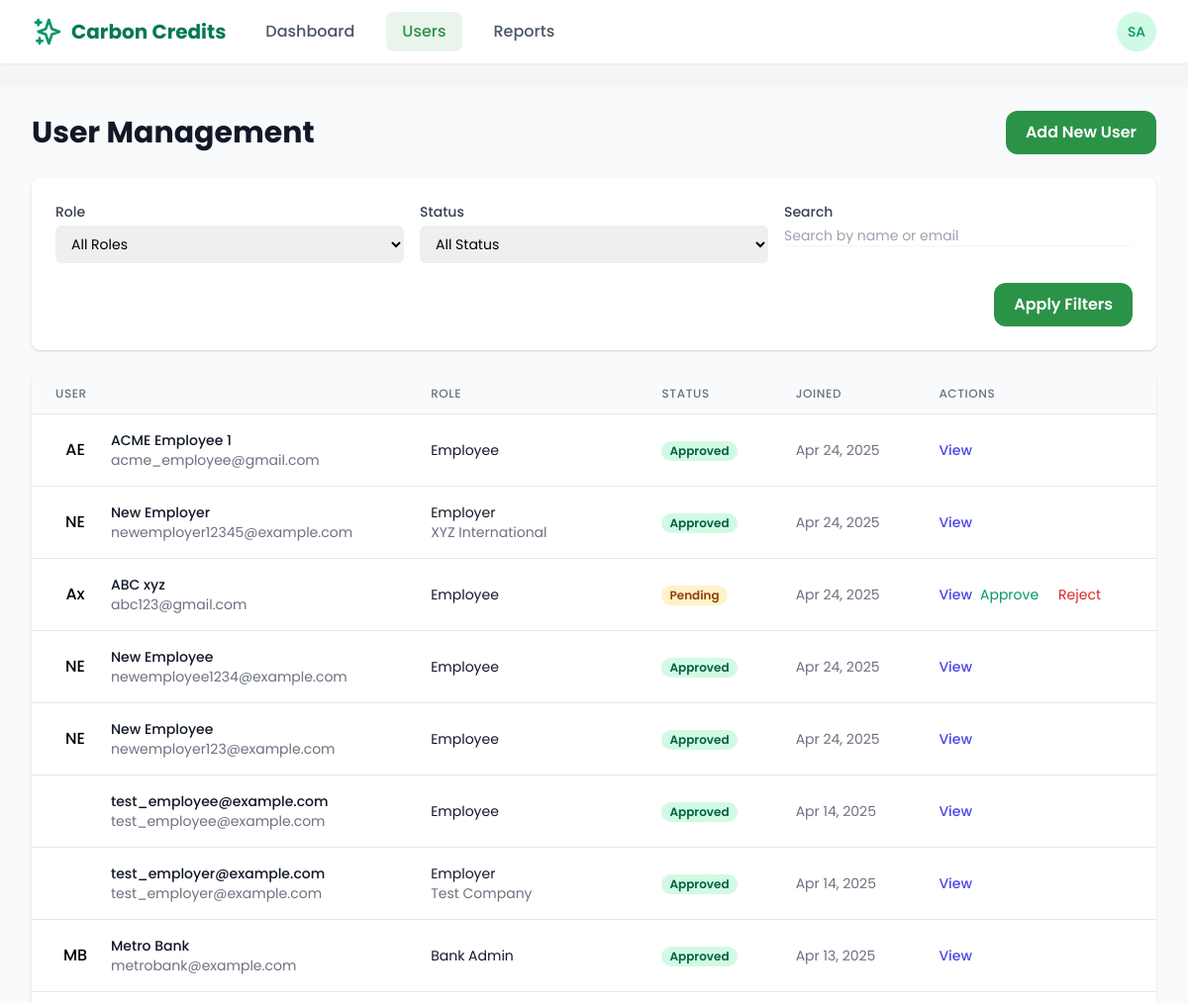
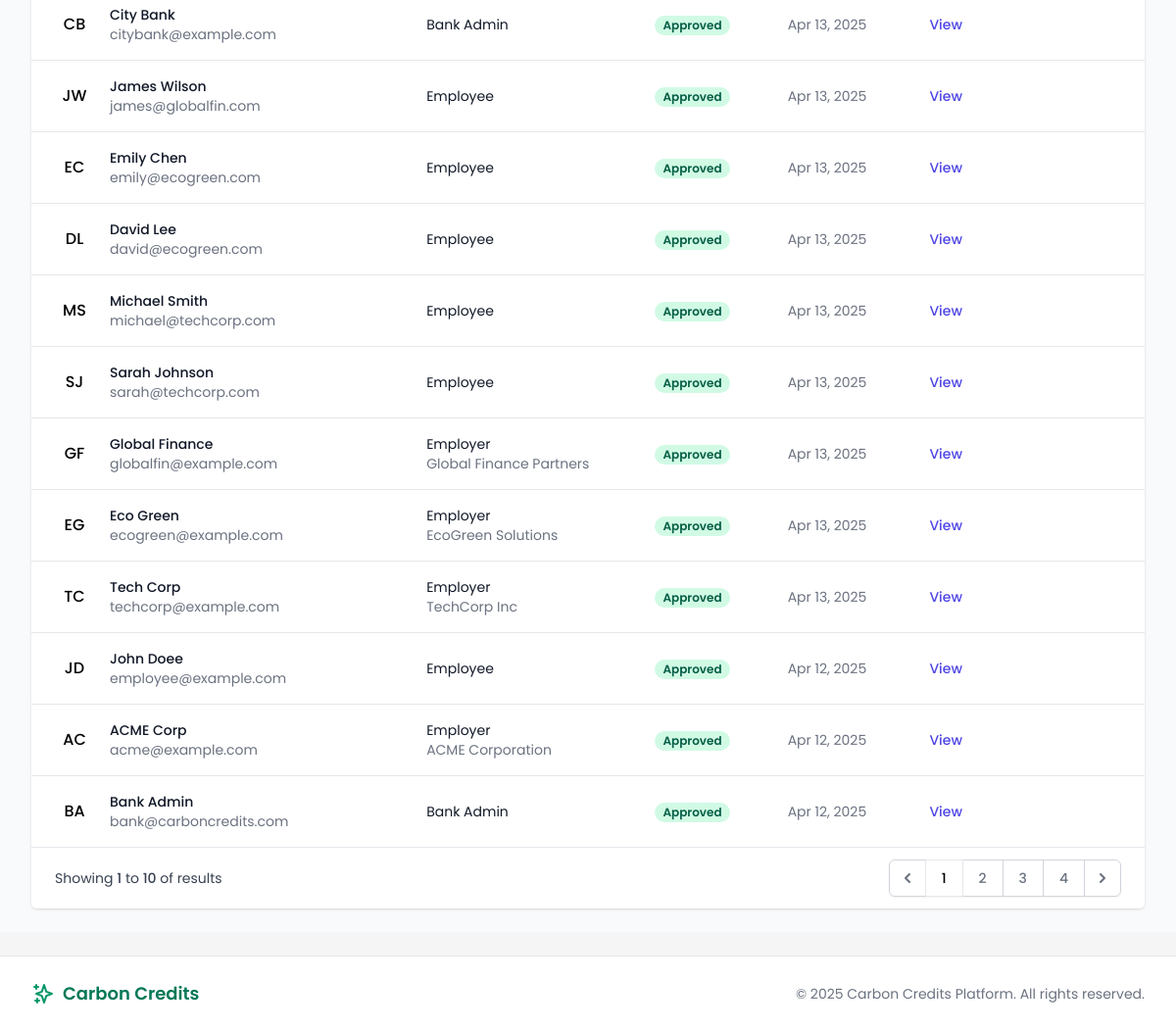
/systemadmin/users/ (signed in), run on the app's committed database (2 pictures, top to bottom).
### users/models.py (models this page shows, shortened)
class CustomUser(AbstractUser):
    is_employee = models.BooleanField(default=False)
    is_employer = models.BooleanField(default=False)
    is_bank_admin = models.BooleanField(default=False)
    is_super_admin = models.BooleanField(default=False)
    email = models.EmailField(_('email address'), unique=True)
    date_joined = models.DateTimeField(default=timezone.now)
    approved = models.BooleanField(default=False)
    USERNAME_FIELD = 'email'
    REQUIRED_FIELDS = ['username', 'first_name', 'last_name']
    class Meta:
        verbose_name = _('user')
        verbose_name_plural = _('users')

class EmployerProfile(models.Model):
    user = models.OneToOneField(
        CustomUser,
        on_delete=models.CASCADE,
        related_name='employer_profile'
    )
    company_name = models.CharField(max_length=100)
    registration_number = models.CharField(max_length=50, unique=True)
    industry = models.CharField(max_length=100)
    approved = models.BooleanField(default=False)
    created_at = models.DateTimeField(default=timezone.now)
    initial_credits_allocated = models.BooleanField(default=False)
    wallet_balance = models.DecimalField(max_digits=10, decimal_places=2, default=0)

### core/views/admin_views.py (the view, shortened to what this page needs)
# urls.py: path('users/', admin_views.users_list, name='admin_users'),
@login_required
@user_passes_test(is_super_admin)
def users_list(request):
    role_filter = request.GET.get('role', '')
    status_filter = request.GET.get('status', '')
    search_query = request.GET.get('search', '')
    sort_by = request.GET.get('sort', 'date_joined')
    sort_dir = request.GET.get('dir', 'desc')
    users_queryset = CustomUser.objects.all()
    if status_filter:
        if status_filter == 'approved':
            users_queryset = users_queryset.filter(approved=True)
        elif status_filter == 'pending':
            users_queryset = users_queryset.filter(approved=False)
    if sort_by == 'name':
        order_field = 'first_name' if sort_dir == 'asc' else '-first_name'
    elif sort_by == 'email':
        order_field = 'email' if sort_dir == 'asc' else '-email'
    elif sort_by == 'role':
        order_field = '-date_joined'
    else:  # default to date_joined
        order_field = 'date_joined' if sort_dir == 'asc' else '-date_joined'
    users_queryset = users_queryset.order_by(order_field)
    users_queryset = users_queryset.prefetch_related(
        'employer_profile',
        'employee_profile',
        'employee_profile__employer'
    )
    page_number = request.GET.get('page', 1)
    paginator = Paginator(users_queryset, 20)  # 20 users per page
    users = paginator.get_page(page_number)
    context = {
        'users': users,
        'role_filter': role_filter,
        'status_filter': status_filter,
        'search_query': search_query,
        'sort_by': sort_by,
        'sort_dir': sort_dir,
        'page_obj': users,
        'total_users': users_queryset.count(),
    }
    return render(request, 'admin/users.html', context)

### core/views/admin_views.py (called while the page is built)
def is_super_admin(user):
    return user.is_authenticated and user.is_super_admin

### templates/admin/users.html (shortened to what this page needs)
{% extends 'base.html' %}
{% load static %}
{% block content %}
<div class="bg-gray-50 min-h-screen">
  <div class="max-w-7xl mx-auto py-6 px-4 sm:px-6 lg:px-8">
    <div class="flex justify-between items-center mb-6">
      <h1 class="text-3xl font-bold text-gray-900">User Management</h1>
      <a href="#" class="btn btn-primary">Add New User</a>
    </div>
    <div class="bg-white shadow px-4 py-5 sm:rounded-lg sm:p-6 mb-6">
      <div class="grid grid-cols-1 gap-y-6 gap-x-4 sm:grid-cols-6">
        <div class="sm:col-span-2">
          <label for="role-filter" class="block text-sm font-medium text-gray-700">Role</label>
          <select id="role-filter" name="role" class="mt-1 block w-full pl-3 pr-10 py-2 text-base border-gray-300 focus:outline-none focus:ring-primary-500 focus:border-primary-500 sm:text-sm rounded-md">
            <option value="">All Roles</option>
          </select>
        </div>
        <div class="sm:col-span-2">
          <label for="status-filter" class="block text-sm font-medium text-gray-700">Status</label>
          <select id="status-filter" name="status" class="mt-1 block w-full pl-3 pr-10 py-2 text-base border-gray-300 focus:outline-none focus:ring-primary-500 focus:border-primary-500 sm:text-sm rounded-md">
            <option value="">All Status</option>
          </select>
        </div>
        <div class="sm:col-span-2">
          <label for="search" class="block text-sm font-medium text-gray-700">Search</label>
          <div class="mt-1 flex rounded-md shadow-sm">
            <input type="text" name="search" id="search" class="focus:ring-primary-500 focus:border-primary-500 flex-1 block w-full rounded-md sm:text-sm border-gray-300" placeholder="Search by name or email">
          </div>
        </div>
      </div>
      <div class="mt-5 flex justify-end">
        <button type="button" class="btn btn-primary" id="apply-filters">Apply Filters</button>
      </div>
    </div>
    <div class="bg-white shadow overflow-hidden sm:rounded-md">
      <table class="min-w-full divide-y divide-gray-200">
        <thead class="bg-gray-50">
          <tr>
            <th scope="col" class="px-6 py-3 text-left text-xs font-medium text-gray-500 uppercase tracking-wider">User</th>
            <th scope="col" class="px-6 py-3 text-left text-xs font-medium text-gray-500 uppercase tracking-wider">Role</th>
            <th scope="col" class="px-6 py-3 text-left text-xs font-medium text-gray-500 uppercase tracking-wider">Status</th>
            <th scope="col" class="px-6 py-3 text-left text-xs font-medium text-gray-500 uppercase tracking-wider">Joined</th>
            <th scope="col" class="px-6 py-3 text-left text-xs font-medium text-gray-500 uppercase tracking-wider">Actions</th>
          </tr>
        </thead>
        <tbody id="users-table-body" class="bg-white divide-y divide-gray-200">
          {% for user in users %}
          <tr id="user-{{ user.id }}">
            <td class="px-6 py-4 whitespace-nowrap">
              <div class="flex items-center">
                <div class="flex-shrink-0 h-10 w-10 bg-primary-100 rounded-full flex items-center justify-center text-primary-600 font-medium">
                  {{ user.first_name|slice:":1" }}{{ user.last_name|slice:":1" }}
                </div>
                <div class="ml-4">
                  <div class="text-sm font-medium text-gray-900">
                    {% if user.first_name or user.last_name %}
                      {{ user.first_name }} {{ user.last_name }}
                    {% else %}
                      {{ user.email }}
                    {% endif %}
                  </div>
                  <div class="text-sm text-gray-500">{{ user.email }}</div>
                </div>
              </div>
            </td>
            <td class="px-6 py-4 whitespace-nowrap">
              <div class="text-sm text-gray-900">
                {% if user.is_super_admin %}Super Admin
                {% elif user.is_bank_admin %}Bank Admin
                {% elif user.is_employer %}Employer
                {% elif user.is_employee %}Employee
                {% else %}Unknown{% endif %}
              </div>
              {% if user.is_employer and user.employer_profile %}
              <div class="text-sm text-gray-500">{{ user.employer_profile.company_name }}</div>
              {% endif %}
            </td>
            <td class="px-6 py-4 whitespace-nowrap">
              <span class="px-2 inline-flex text-xs leading-5 font-semibold rounded-full
                {% if user.approved %}bg-green-100 text-green-800{% else %}bg-yellow-100 text-yellow-800{% endif %}">
                {% if user.approved %}Approved{% else %}Pending{% endif %}
              </span>
            </td>
            <td class="px-6 py-4 whitespace-nowrap text-sm text-gray-500">
              {{ user.date_joined|date:"M d, Y" }}
            </td>
            <td class="px-6 py-4 whitespace-nowrap text-sm font-medium">
              <div class="flex space-x-2">
                <a href="{% url 'admin_user_detail' user.id %}" class="text-indigo-600 hover:text-indigo-900">View</a>
                {% if not user.approved %}
                <form method="post" action="{% url 'admin_approve_user' user.id %}" class="inline">
                  <button type="submit" class="text-green-600 hover:text-green-900 mr-3">Approve</button>
                </form>
                <form method="post" action="{% url 'admin_reject_user' user.id %}" class="inline">
                  <button type="submit" class="text-red-600 hover:text-red-900 mr-3">Reject</button>
                </form>
                {% endif %}
              </div>
            </td>
          </tr>
          {% empty %}
          <tr>
            <td colspan="5" class="px-6 py-4 whitespace-nowrap text-sm text-gray-500 text-center">
              No users found.
            </td>
          </tr>
          {% endfor %}
        </tbody>
      </table>
      <div class="bg-white px-4 py-3 flex items-center justify-between border-t border-gray-200 sm:px-6">
        <div class="hidden sm:flex-1 sm:flex sm:items-center sm:justify-between">
          <div>
            <p class="text-sm text-gray-700">
              Showing <span class="font-medium">1</span> to <span class="font-medium">10</span> of  results
            </p>
          </div>
          <div>
            <nav class="relative z-0 inline-flex rounded-md shadow-sm -space-x-px" aria-label="Pagination">
              <a href="#" class="relative inline-flex items-center px-2 py-2 rounded-l-md border border-gray-300 bg-white text-sm font-medium text-gray-500 hover:bg-gray-50">
                <svg class="h-5 w-5" xmlns="http://www.w3.org/2000/svg" viewBox="0 0 20 20" fill="currentColor" aria-hidden="true">
                  <path fill-rule="evenodd" d="M12.707 5.293a1 1 0 010 1.414L9.414 10l3.293 3.293a1 1 0 01-1.414 1.414l-4-4a1 1 0 010-1.414l4-4a1 1 0 011.414 0z" clip-rule="evenodd" />
                </svg>
              </a>
              <a href="#" aria-current="page" class="z-10 bg-primary-50 border-primary-500 text-primary-600 relative inline-flex items-center px-4 py-2 border text-sm font-medium">
                1
              </a>
              <a href="#" class="bg-white border-gray-300 text-gray-500 hover:bg-gray-50 relative inline-flex items-center px-4 py-2 border text-sm font-medium">
                2
              </a>
              <a href="#" class="bg-white border-gray-300 text-gray-500 hover:bg-gray-50 relative inline-flex items-center px-4 py-2 border text-sm font-medium">
                3
              </a>
              <a href="#" class="bg-white border-gray-300 text-gray-500 hover:bg-gray-50 relative inline-flex items-center px-4 py-2 border text-sm font-medium">
                4
              </a>
              <a href="#" class="relative inline-flex items-center px-2 py-2 rounded-r-md border border-gray-300 bg-white text-sm font-medium text-gray-500 hover:bg-gray-50">
                <svg class="h-5 w-5" xmlns="http://www.w3.org/2000/svg" viewBox="0 0 20 20" fill="currentColor" aria-hidden="true">
                  <path fill-rule="evenodd" d="M7.293 14.707a1 1 0 010-1.414L10.586 10 7.293 6.707a1 1 0 011.414-1.414l4 4a1 1 0 010 1.414l-4 4a1 1 0 01-1.414 0z" clip-rule="evenodd" />
                </svg>
              </a>
            </nav>
          </div>
        </div>
      </div>
    </div>
  </div>
</div>
{% endblock %}

### templates/base.html (shortened to what this page needs)
{% load static %}
<!DOCTYPE html>
<html lang="en">
<head>
    <link href="https://cdn.jsdelivr.net/npm/tailwindcss@2.2.19/dist/tailwind.min.css" rel="stylesheet">
</head>
<body class="flex flex-col min-h-screen">
    <header class="bg-white shadow-sm sticky top-0 z-50">
        <nav class="max-w-7xl mx-auto px-4 sm:px-6 lg:px-8">
            <div class="flex justify-between h-16">
                <div class="flex">
                    <div class="flex-shrink-0 flex items-center">
                        <a href="{% url 'home' %}" class="flex items-center">
                            <svg xmlns="http://www.w3.org/2000/svg" class="h-8 w-8 text-green-600" fill="none" viewBox="0 0 24 24" stroke="currentColor">
                                <path stroke-linecap="round" stroke-linejoin="round" stroke-width="2" d="M5 3v4M3 5h4M6 17v4m-2-2h4m5-16l2.286 6.857L21 12l-5.714 2.143L13 21l-2.286-6.857L5 12l5.714-2.143L13 3z" />
                            </svg>
                            <span class="ml-2 text-xl font-bold text-green-700">Carbon Credits</span>
                        </a>
                    </div>
                    {% if user.is_authenticated %}
                    <div class="hidden sm:ml-6 sm:flex sm:space-x-4 items-center">
                        {% if user.is_super_admin %}
                        <a href="{% url 'admin_dashboard' %}" class="nav-link {% if request.resolver_match.url_name == 'admin_dashboard' %}active{% endif %}">Dashboard</a>
                        <a href="{% url 'admin_users' %}" class="nav-link {% if request.resolver_match.url_name == 'admin_users' %}active{% endif %}">Users</a>
                        <a href="{% url 'admin_reports' %}" class="nav-link {% if request.resolver_match.url_name == 'admin_reports' %}active{% endif %}">Reports</a>
                        {% endif %}
                    </div>
                    {% endif %}
                </div>
                <div class="flex items-center">
                    {% if user.is_authenticated %}
                    <div class="ml-3 relative">
                        <div>
                            <button type="button" class="bg-white rounded-full flex text-sm focus:outline-none focus:ring-2 focus:ring-offset-2 focus:ring-green-500" id="user-menu-button" aria-expanded="false" aria-haspopup="true">
                                <div class="h-10 w-10 rounded-full bg-green-100 flex items-center justify-center text-green-600 font-medium">
                                    {{ user.first_name|slice:":1" }}{{ user.last_name|slice:":1" }}
                                </div>
                            </button>
                        </div>
                    </div>
                    {% else %}
                    <a href="{% url 'login' %}" class="btn-secondary">Log in</a>
                    <a href="{% url 'register' %}" class="ml-3 btn-primary">Register</a>
                    {% endif %}
                </div>
            </div>
        </nav>
    </header>
    <main class="flex-grow py-6">
        {% block content %}{% endblock %}
    </main>
    <footer class="bg-white py-6 border-t border-gray-200 mt-auto">
        <div class="max-w-7xl mx-auto px-4 sm:px-6 lg:px-8">
            <div class="flex flex-col md:flex-row md:justify-between items-center">
                <div class="flex items-center mb-4 md:mb-0">
                    <svg xmlns="http://www.w3.org/2000/svg" class="h-6 w-6 text-green-600" fill="none" viewBox="0 0 24 24" stroke="currentColor">
                        <path stroke-linecap="round" stroke-linejoin="round" stroke-width="2" d="M5 3v4M3 5h4M6 17v4m-2-2h4m5-16l2.286 6.857L21 12l-5.714 2.143L13 21l-2.286-6.857L5 12l5.714-2.143L13 3z" />
                    </svg>
                    <span class="ml-2 text-lg font-semibold text-green-700">Carbon Credits</span>
                </div>
                <p class="text-center text-gray-500 text-sm">
                    &copy; {% now "Y" %} Carbon Credits Platform. All rights reserved.
                </p>
            </div>
        </div>
    </footer>
</body>
</html>

### templates/base.html (style rules this page uses)
:root { --primary: #2B9348; --secondary: #55A630; --neutral-dark: #1C1C1C; --light-bg: #F5F5F5; --accent: #F9DC5C; --secondary-accent: #70A9A1; --cta-blue: #1E88E5; }
body { font-family: 'Poppins', sans-serif; background-color: var(--light-bg); }
.btn-primary { background-color: var(--primary); color: white; border-radius: 12px; padding: 10px 20px; font-weight: 600; transition: all 0.3s ease; display: inline-flex; align-items: center; gap: 8px; }
.nav-link { color: #4A5568; font-weight: 500; transition: all 0.2s ease; padding: 0.5rem 1rem; border-radius: 8px; }
.nav-link:hover, .nav-link.active { color: var(--primary); background-color: rgba(43, 147, 72, 0.1); }

### data on the page
CustomUser: first_name "S", last_name "A"
CustomUser: first_name "A", last_name "E", first_name "ACME", last_name "Employee 1", email "acme_employee@gmail.com", is_super_admin "Employee", approved "Approved", date_joined "Apr 24, 2025"
CustomUser: first_name "N", last_name "E", first_name "New", last_name "Employer", email "newemployer12345@example.com", is_super_admin "Employer", employer_profile.company_name "XYZ International", approved "Approved", date_joined "Apr 24, 2025"
CustomUser: first_name "A", last_name "x", first_name "ABC", last_name "xyz", email "abc123@gmail.com", is_super_admin "Employee", approved "Pending", date_joined "Apr 24, 2025"
CustomUser: first_name "N", last_name "E", first_name "New", last_name "Employee", email "newemployee1234@example.com", is_super_admin "Employee", approved "Approved", date_joined "Apr 24, 2025"
CustomUser: first_name "N", last_name "E", first_name "New", last_name "Employee", email "newemployer123@example.com", is_super_admin "Employee", approved "Approved", date_joined "Apr 24, 2025"
CustomUser: email "test_employee@example.com", is_super_admin "Employee", approved "Approved", date_joined "Apr 14, 2025"
CustomUser: email "test_employer@example.com", is_super_admin "Employer", employer_profile.company_name "Test Company", approved "Approved", date_joined "Apr 14, 2025"
CustomUser: first_name "M", last_name "B", first_name "Metro", last_name "Bank", email "metrobank@example.com", is_super_admin "Bank Admin", approved "Approved", date_joined "Apr 13, 2025"
CustomUser: first_name "C", last_name "B", first_name "City", last_name "Bank", email "citybank@example.com", is_super_admin "Bank Admin", approved "Approved", date_joined "Apr 13, 2025"
CustomUser: first_name "J", last_name "W", first_name "James", last_name "Wilson", email "james@globalfin.com", is_super_admin "Employee", approved "Approved", date_joined "Apr 13, 2025"
CustomUser: first_name "E", last_name "C", first_name "Emily", last_name "Chen", email "emily@ecogreen.com", is_super_admin "Employee", approved "Approved", date_joined "Apr 13, 2025"
CustomUser: first_name "D", last_name "L", first_name "David", last_name "Lee", email "david@ecogreen.com", is_super_admin "Employee", approved "Approved", date_joined "Apr 13, 2025"
CustomUser: first_name "M", last_name "S", first_name "Michael", last_name "Smith", email "michael@techcorp.com", is_super_admin "Employee", approved "Approved", date_joined "Apr 13, 2025"
CustomUser: first_name "S", last_name "J", first_name "Sarah", last_name "Johnson", email "sarah@techcorp.com", is_super_admin "Employee", approved "Approved", date_joined "Apr 13, 2025"
CustomUser: first_name "G", last_name "F", first_name "Global", last_name "Finance", email "globalfin@example.com", is_super_admin "Employer", employer_profile.company_name "Global Finance Partners", approved "Approved", date_joined "Apr 13, 2025"
CustomUser: first_name "E", last_name "G", first_name "Eco", last_name "Green", email "ecogreen@example.com", is_super_admin "Employer", employer_profile.company_name "EcoGreen Solutions", approved "Approved", date_joined "Apr 13, 2025"
CustomUser: first_name "T", last_name "C", first_name "Tech", last_name "Corp", email "techcorp@example.com", is_super_admin "Employer", employer_profile.company_name "TechCorp Inc", approved "Approved", date_joined "Apr 13, 2025"
CustomUser: first_name "J", last_name "D", first_name "John", last_name "Doee", email "employee@example.com", is_super_admin "Employee", approved "Approved", date_joined "Apr 12, 2025"
CustomUser: first_name "A", last_name "C", first_name "ACME", last_name "Corp", email "acme@example.com", is_super_admin "Employer", employer_profile.company_name "ACME Corporation", approved "Approved", date_joined "Apr 12, 2025"
CustomUser: first_name "B", last_name "A", first_name "Bank", last_name "Admin", email "bank@carboncredits.com", is_super_admin "Bank Admin", approved "Approved", date_joined "Apr 12, 2025"
